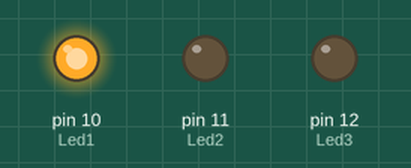
Recording of a sketch running on a simulated Arduino Uno, built with avr-gcc and run on an emulated ATmega328P. Parts: output pins drawn as LEDs (lit = HIGH).

Above: at 2.0 s.
At 5.0 s:
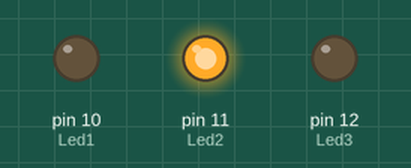
At 8.0 s:
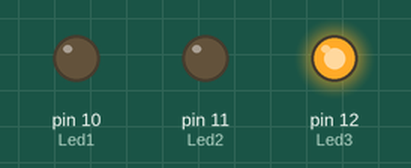
Timing chart, 0 to 13.0 s (numbered marks = the images above):
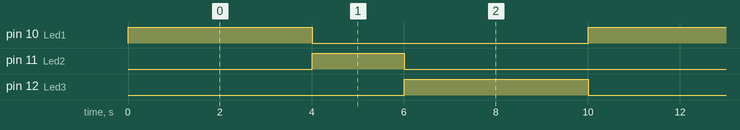

Measured:
- by itself, pin 10 (Led1), pin 12 (Led3): alternates HIGH for 4.0 s and LOW for 6.0 s
- by itself, pin 11 (Led2): alternates HIGH for 2.0 s and LOW for 8.0 s
- by itself, everything shown: repeats every 10.0 s, in 3 steps

The sketch:

sketch.ino
```cpp
# define Led1 10
# define Led2 11
# define Led3 12
void setup() {
  pinMode(Led1,OUTPUT);
  pinMode(Led2,OUTPUT);
  pinMode(Led3,OUTPUT);

  digitalWrite(Led1,LOW);
  digitalWrite(Led2,LOW);
  digitalWrite(Led3,LOW);

}

void loop() {
    digitalWrite(Led1,HIGH);
    digitalWrite(Led2,LOW);
    digitalWrite(Led3,LOW);
    delay(4000);
    digitalWrite(Led1,LOW);
    digitalWrite(Led2,HIGH);
    digitalWrite(Led3,LOW);
    delay(2000);
    digitalWrite(Led1,LOW);
    digitalWrite(Led2,LOW);
    digitalWrite(Led3,HIGH);
    delay(4000);

}
```
